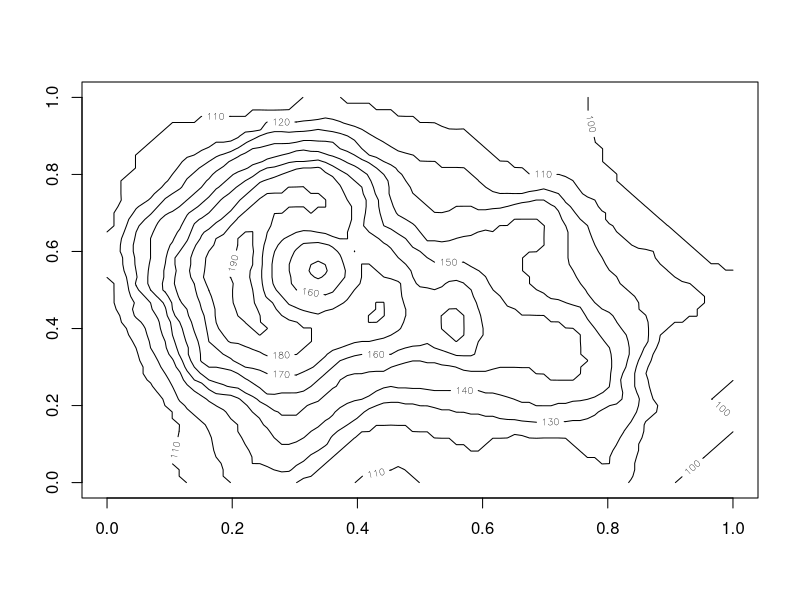
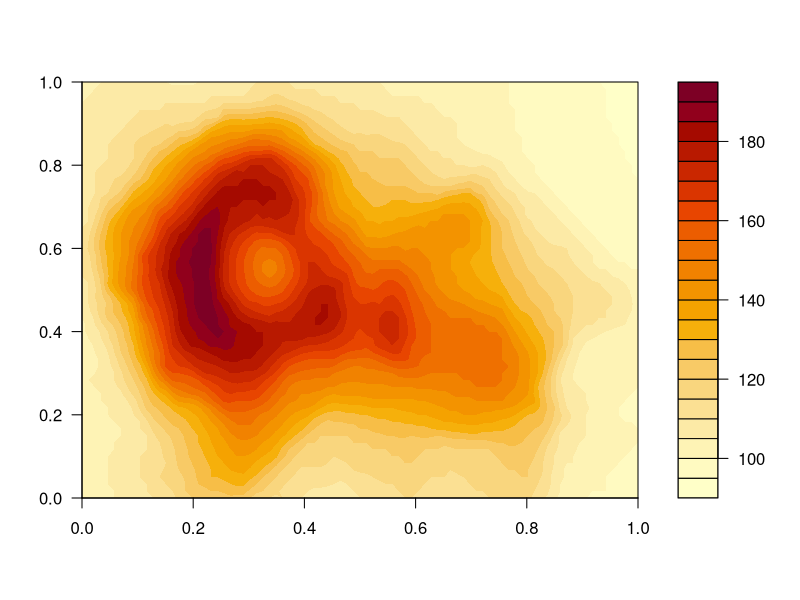
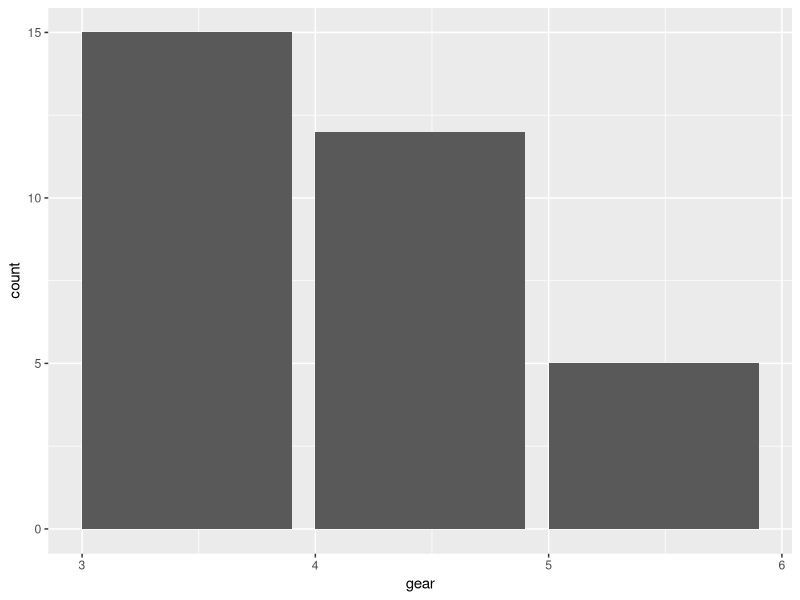
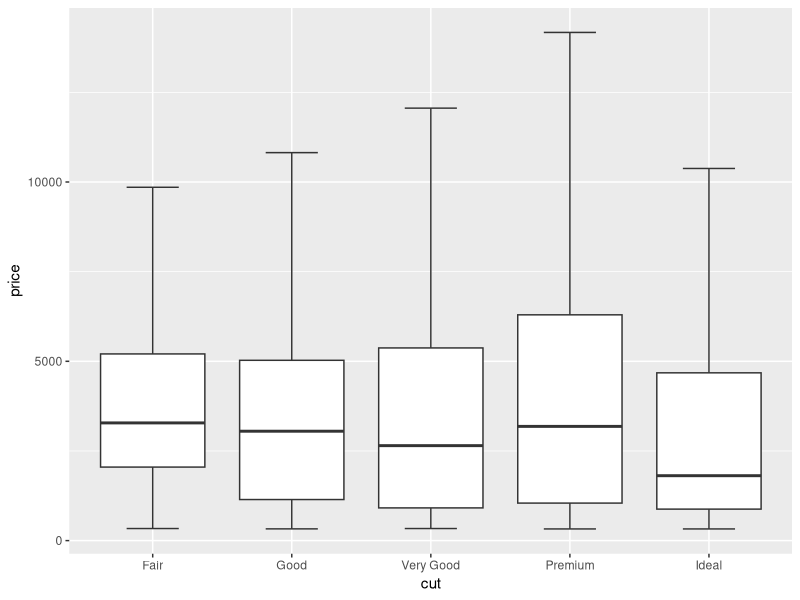

Source code (R) for these figures, in order:
library(tidyverse)



contour(volcano)
filled.contour(volcano)

vol <- volcano

ggplot(mtcars, mapping = aes(x = gear)) +
    geom_bar(just = 0)



ggplot(diamonds, aes(cut, price)) +
    geom_boxplot(outliers = FALSE, staplewidth = 0.5)


mtcars |> reframe(silly_mpg = matrix(mpg[1:4], nrow = 2),
    .by = gear)


